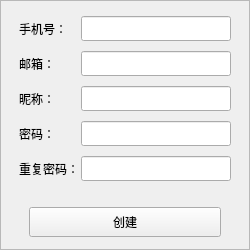
<?xml version="1.0" encoding="UTF-8"?>
<ui version="4.0">
 <class>createAccountPage</class>
 <widget class="QWidget" name="createAccountPage">
  <property name="windowModality">
   <enum>Qt::ApplicationModal</enum>
  </property>
  <property name="geometry">
   <rect>
    <x>0</x>
    <y>0</y>
    <width>250</width>
    <height>250</height>
   </rect>
  </property>
  <property name="minimumSize">
   <size>
    <width>250</width>
    <height>250</height>
   </size>
  </property>
  <property name="maximumSize">
   <size>
    <width>250</width>
    <height>250</height>
   </size>
  </property>
  <property name="windowTitle">
   <string>创建账户</string>
  </property>
  <layout class="QHBoxLayout" name="horizontalLayout">
   <property name="spacing">
    <number>0</number>
   </property>
   <property name="leftMargin">
    <number>0</number>
   </property>
   <property name="topMargin">
    <number>0</number>
   </property>
   <property name="rightMargin">
    <number>0</number>
   </property>
   <property name="bottomMargin">
    <number>0</number>
   </property>
   <item>
    <widget class="QFrame" name="createAccountFrame">
     <property name="frameShape">
      <enum>QFrame::StyledPanel</enum>
     </property>
     <property name="frameShadow">
      <enum>QFrame::Raised</enum>
     </property>
     <layout class="QVBoxLayout" name="verticalLayout" stretch="7,1,3">
      <property name="leftMargin">
       <number>18</number>
      </property>
      <property name="topMargin">
       <number>15</number>
      </property>
      <property name="rightMargin">
       <number>18</number>
      </property>
      <property name="bottomMargin">
       <number>12</number>
      </property>
      <item>
       <layout class="QFormLayout" name="formLayout">
        <property name="horizontalSpacing">
         <number>2</number>
        </property>
        <property name="verticalSpacing">
         <number>10</number>
        </property>
        <item row="0" column="0">
         <widget class="QLabel" name="label">
          <property name="text">
           <string>手机号：</string>
          </property>
          <property name="buddy">
           <cstring>phoneLineEdit</cstring>
          </property>
         </widget>
        </item>
        <item row="0" column="1">
         <widget class="QLineEdit" name="phoneLineEdit">
          <property name="minimumSize">
           <size>
            <width>0</width>
            <height>25</height>
           </size>
          </property>
          <property name="contextMenuPolicy">
           <enum>Qt::NoContextMenu</enum>
          </property>
          <property name="maxLength">
           <number>11</number>
          </property>
         </widget>
        </item>
        <item row="1" column="0">
         <widget class="QLabel" name="label_2">
          <property name="text">
           <string>邮箱：</string>
          </property>
          <property name="buddy">
           <cstring>emailLineEdit</cstring>
          </property>
         </widget>
        </item>
        <item row="1" column="1">
         <widget class="QLineEdit" name="emailLineEdit">
          <property name="minimumSize">
           <size>
            <width>0</width>
            <height>25</height>
           </size>
          </property>
          <property name="contextMenuPolicy">
           <enum>Qt::NoContextMenu</enum>
          </property>
         </widget>
        </item>
        <item row="2" column="0">
         <widget class="QLabel" name="label_3">
          <property name="text">
           <string>昵称：</string>
          </property>
          <property name="buddy">
           <cstring>nameLineEdit</cstring>
          </property>
         </widget>
        </item>
        <item row="2" column="1">
         <widget class="QLineEdit" name="nameLineEdit">
          <property name="minimumSize">
           <size>
            <width>0</width>
            <height>25</height>
           </size>
          </property>
          <property name="contextMenuPolicy">
           <enum>Qt::NoContextMenu</enum>
          </property>
         </widget>
        </item>
        <item row="3" column="0">
         <widget class="QLabel" name="label_4">
          <property name="text">
           <string>密码：</string>
          </property>
          <property name="buddy">
           <cstring>passwordLineEdit1</cstring>
          </property>
         </widget>
        </item>
        <item row="3" column="1">
         <widget class="QLineEdit" name="passwordLineEdit1">
          <property name="minimumSize">
           <size>
            <width>0</width>
            <height>25</height>
           </size>
          </property>
          <property name="contextMenuPolicy">
           <enum>Qt::NoContextMenu</enum>
          </property>
          <property name="echoMode">
           <enum>QLineEdit::Password</enum>
          </property>
         </widget>
        </item>
        <item row="4" column="0">
         <widget class="QLabel" name="label_5">
          <property name="text">
           <string>重复密码：</string>
          </property>
          <property name="buddy">
           <cstring>passwordLineEdit2</cstring>
          </property>
         </widget>
        </item>
        <item row="4" column="1">
         <widget class="QLineEdit" name="passwordLineEdit2">
          <property name="minimumSize">
           <size>
            <width>0</width>
            <height>25</height>
           </size>
          </property>
          <property name="contextMenuPolicy">
           <enum>Qt::NoContextMenu</enum>
          </property>
          <property name="echoMode">
           <enum>QLineEdit::Password</enum>
          </property>
         </widget>
        </item>
       </layout>
      </item>
      <item>
       <spacer name="verticalSpacer">
        <property name="orientation">
         <enum>Qt::Vertical</enum>
        </property>
        <property name="sizeHint" stdset="0">
         <size>
          <width>20</width>
          <height>7</height>
         </size>
        </property>
       </spacer>
      </item>
      <item>
       <layout class="QHBoxLayout" name="horizontalLayout_2" stretch="1,20,1">
        <item>
         <spacer name="horizontalSpacer">
          <property name="orientation">
           <enum>Qt::Horizontal</enum>
          </property>
          <property name="sizeHint" stdset="0">
           <size>
            <width>40</width>
            <height>20</height>
           </size>
          </property>
         </spacer>
        </item>
        <item>
         <widget class="QPushButton" name="createPushButton">
          <property name="minimumSize">
           <size>
            <width>0</width>
            <height>30</height>
           </size>
          </property>
          <property name="maximumSize">
           <size>
            <width>16777215</width>
            <height>30</height>
           </size>
          </property>
          <property name="text">
           <string>创建</string>
          </property>
         </widget>
        </item>
        <item>
         <spacer name="horizontalSpacer_2">
          <property name="orientation">
           <enum>Qt::Horizontal</enum>
          </property>
          <property name="sizeHint" stdset="0">
           <size>
            <width>40</width>
            <height>20</height>
           </size>
          </property>
         </spacer>
        </item>
       </layout>
      </item>
     </layout>
    </widget>
   </item>
  </layout>
 </widget>
 <resources/>
 <connections/>
</ui>
